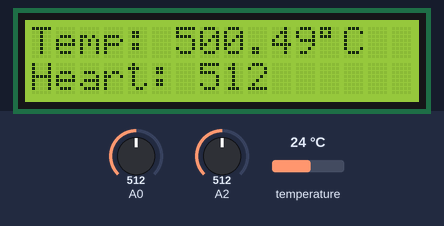
A sketch run on a simulated Arduino Mega 2560, built with avr-gcc and run on an emulated ATmega2560. Shown: 16×2 character LCD. The test bench sets the inputs (shaded band); at power-on: A2 = 512, A0 = 512, temperature 24 °C. What the sketch prints to the serial monitor is not drawn.

Above: at 10.3 s.
10.4 s: A2 set to 716
At 11.6 s:
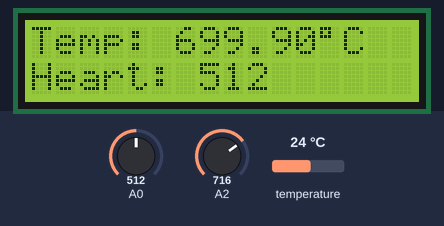
12.6 s: A0 set to 716
At 14.1 s:
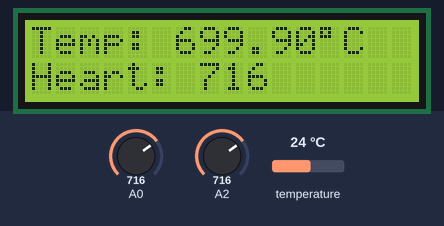
14.9 s: A2 set to 113
At 16.6 s:
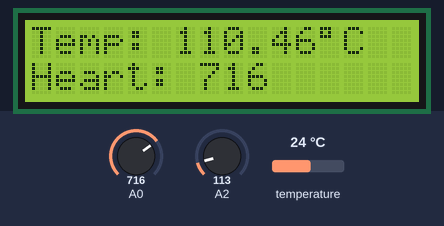
19.4 s: A2 set to 98
At 20.6 s:
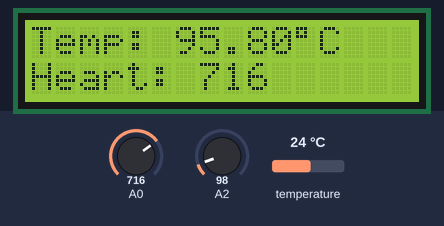
21.0 s: A0 set to 900
At 23.0 s:
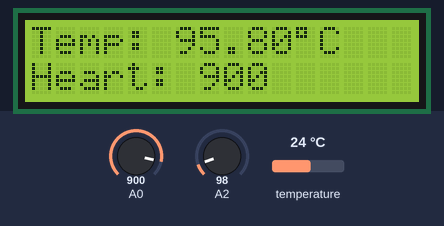
23.3 s: A0 set to 1023
At 24.5 s:
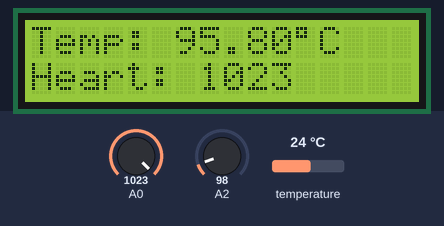
Timing chart, 0 to 26.3 s (numbered marks = the images above; inputs shaded):
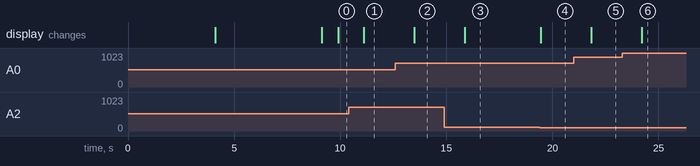

Measured:
- after the input at 10.4 s, the display: changes after 0.71 s (image 1)
- after the input at 12.6 s, the display: changes after 0.89 s (image 2)
- after the input at 14.9 s, the display: changes after 0.98 s (image 3)
- after the input at 19.4 s, the display: changes after 0.05 s (image 4)
- after the input at 21.0 s, the display: changes after 0.84 s (image 5)
- after the input at 23.3 s, the display: changes after 0.92 s (image 6)

The sketch:

sketch_oct16a.ino
```cpp
#include <Wire.h>
#include <OneWire.h>
#include <DallasTemperature.h>
#include <LiquidCrystal_I2C.h>

const int SENSOR_PIN = 23; // Arduino pin connected to DS18B20 sensor's DQ pin
OneWire oneWire(SENSOR_PIN); // Setup a OneWire instance
DallasTemperature sensors(&oneWire); // Pass oneWire to DallasTemperature library
LiquidCrystal_I2C lcd(0x27, 16, 2); // I2C address 0x27, 16 column and 2 rows

double alpha = 0.75;
int period = 20;
double refresh = 0.0;
float tempCelsius; // Temperature in Celsius

void setup() {
  // Initialize the LCD
  lcd.init();
  lcd.backlight();
  lcd.setCursor(0, 0);
  lcd.print("Health Tracker");
  lcd.setCursor(0, 1);
  lcd.print("* Band");
  delay(4000);

  lcd.clear();
  lcd.setCursor(0, 0);
  lcd.print("Getting Data...");
  delay(5000);
  lcd.clear();

  // Initialize Serial communication
  Serial.begin(9600);

  // Initialize DallasTemperature sensor
  sensors.begin();
}

void loop() {
  static double oldValue = 0;
  int beat = analogRead(A0);
  double value = alpha * oldValue + (1 - alpha) * beat;
  refresh = value - oldValue;

  sensors.requestTemperatures(); // Send the command to get temperatures
  tempCelsius = sensors.getTempCByIndex(0); // Read temperature in Celsius

  lcd.clear();
  lcd.setCursor(0, 1);
  lcd.print("Heart: ");
  lcd.print(beat);

  // Temperature Reading from a different sensor on A2
  int sensorValue = analogRead(A2);
  float voltage = sensorValue * (5.0 / 1023.0);
  float temperature = voltage * 200;

  // Print temperature to Serial Monitor
  Serial.print("Voltage: ");
  Serial.println(voltage);
  Serial.print("Temperature: ");
  Serial.println(temperature);

  // Display temperature on LCD
  lcd.setCursor(0, 0);
  lcd.print("Temp: ");
  lcd.print(temperature);
  lcd.print((char)223); // Degree symbol
  lcd.print("C");

  oldValue = value;
  delay(period * 20);
}
```
